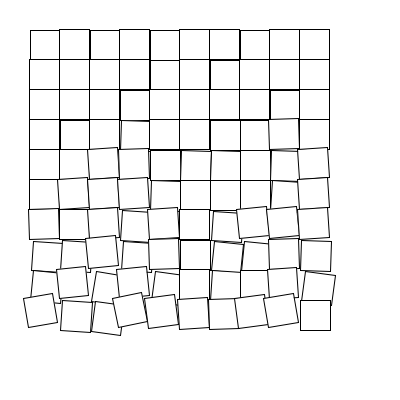
Frame 1 (no input)
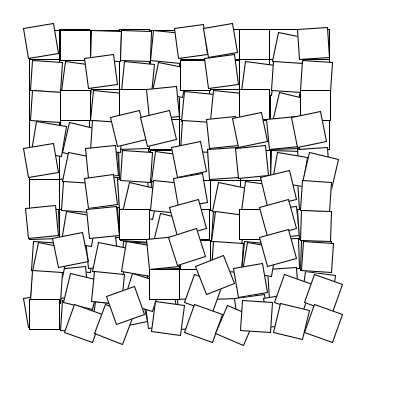
Frame 2 (the mouse pressed at the canvas centre, redrawn once)

The Processing sketch that drew these frames (run headless with seeded random() and noise(); the mouse was pressed at the canvas centre and the sketch redrawn once):

// Processing sketch: processing_185241
// ── processing_185241.pde

//http://www.artsnova.com/Nees_Schotter_Tutorial.html looked up tutorial 
//and read how to do it from there. This is the website. Could not have done it on
//my own without, however I know how to do it and played with it from there.

int columns = 10;       // number of columns
int rows = 10;          // number of rows
int sqrsize=30;         // size of each square
float randstep=.22;      // Rotation Increment in degrees 
float randsum=0;        // Cumulative rotation value 
int padding=1*sqrsize;  // margin area
float randval;          // random value for translation and rotation
float dampen=0.45;      // soften random effect for translation
 
void setup() { 
  size(400, 400); 
  background(255);   // background white
  stroke(0);         // pen color black
  rectMode(CENTER);  // x,y value to center of the square
  noLoop();          // execute draw() just one time
} 
 
void draw() {
  for (int y=1; y <= rows; y++){
    randsum += (y*randstep);  // Increment the random value
    for (int x=1; x <= columns; x++) {
      pushMatrix();
      randval = random(-randsum,randsum);
      translate( padding + (x * sqrsize) - (.5*sqrsize) + (randval*dampen),
         padding + (y * sqrsize) - (.5*sqrsize) + (randval*dampen));
      rotate(radians(randval));
      rect(0,0,sqrsize,sqrsize);
      popMatrix();
    } // end of x loop
  } // end of y loop
} 
